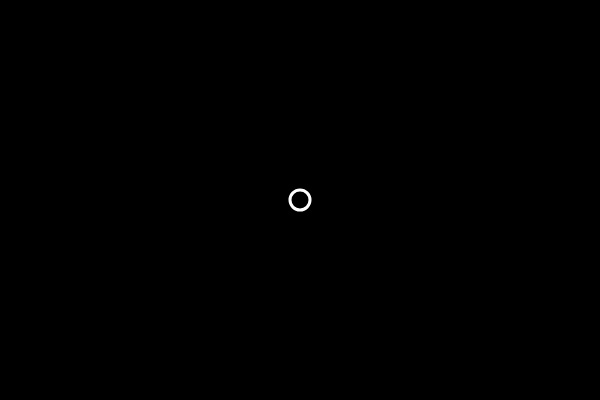
Frame 1 (no input)
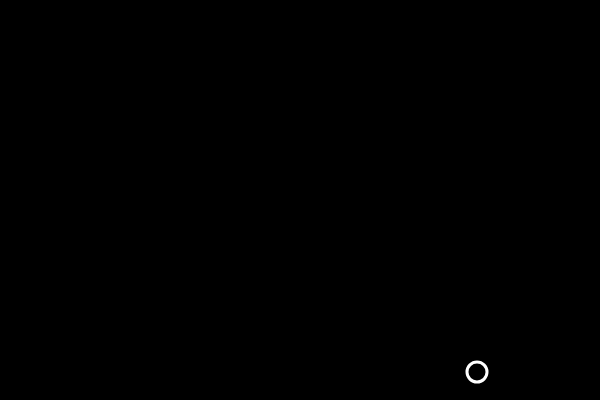
Frame 60 (no input)
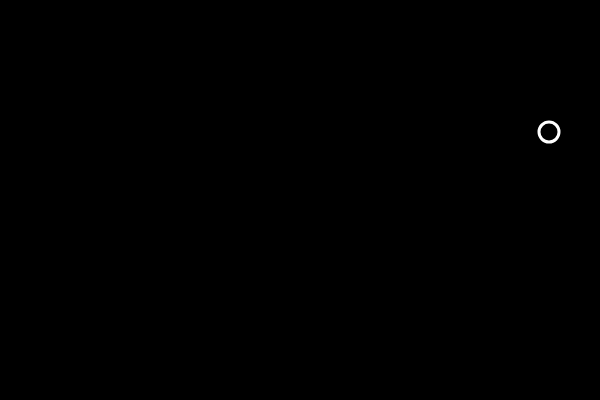
Frame 120 (the mouse pressed at the canvas centre since frame 60)

The p5.js sketch that drew these frames (run headless with seeded random() and noise() and a simulated clock; from frame 60 on, the mouse is pressed at the canvas centre):

// p5.js sketch
// ── sketch.js
let loc;
let speed;

function setup() {
  createCanvas(600, 400)

  const x = width / 2;
  const y = height / 2;
  loc = createVector(x, y);

  speed = createVector(3, 4);

}

function draw() {
  background(0)
  noFill();
  stroke(255);
  strokeWeight(3);
  ellipse(loc.x, loc.y, 20, 20)

  if (loc.x > width || loc.x < 0) {
    speed.x *= -1;
    // speed.mult(-1);
  }
  if (loc.y > height || loc.y < 0) {
    speed.y *= -1;
    // speed.mult(-1);
  }


  loc.add(speed.x, 0);
  loc.add(0, speed.y);
}
